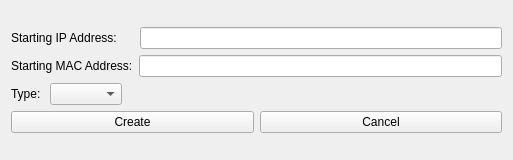
<?xml version="1.0" encoding="UTF-8"?>
<ui version="4.0">
 <class>addSetNodes_window</class>
 <widget class="QWidget" name="addSetNodes_window">
  <property name="enabled">
   <bool>true</bool>
  </property>
  <property name="geometry">
   <rect>
    <x>0</x>
    <y>0</y>
    <width>513</width>
    <height>160</height>
   </rect>
  </property>
  <property name="minimumSize">
   <size>
    <width>513</width>
    <height>160</height>
   </size>
  </property>
  <property name="maximumSize">
   <size>
    <width>513</width>
    <height>160</height>
   </size>
  </property>
  <property name="windowTitle">
   <string>Add Set of Victim Nodes</string>
  </property>
  <layout class="QGridLayout" name="AddSetNodesWindowLayout">
   <item row="0" column="0">
    <layout class="QVBoxLayout" name="mainLayout_addSetNodesWindow">
     <item>
      <layout class="QHBoxLayout" name="startingIPLayout_addSetNodesWindow">
       <item>
        <widget class="QLabel" name="startingIPLabel_addSetNodesWindow">
         <property name="text">
          <string>Starting IP Address:     </string>
         </property>
        </widget>
       </item>
       <item>
        <widget class="QLineEdit" name="startingIPInput_addSetNodesWindow"/>
       </item>
      </layout>
     </item>
     <item>
      <layout class="QHBoxLayout" name="startingMACLayout_addSetNodesWindow">
       <item>
        <widget class="QLabel" name="startingMACLabel_addSetNodesWindow">
         <property name="text">
          <string>Starting MAC Address:</string>
         </property>
        </widget>
       </item>
       <item>
        <widget class="QLineEdit" name="startingMACInput_addSetNodesWindow"/>
       </item>
      </layout>
     </item>
     <item>
      <layout class="QHBoxLayout" name="typeNodesLayout_addSetNodesWindow">
       <item>
        <widget class="QLabel" name="typeNodesLabel_addSetNodesWindow">
         <property name="text">
          <string>Type: </string>
         </property>
        </widget>
       </item>
       <item>
        <widget class="QComboBox" name="typeNodesCombobox_addSetNodesWindow"/>
       </item>
       <item>
        <spacer name="typeNodesSpacer_addSetNodesWindow">
         <property name="orientation">
          <enum>Qt::Horizontal</enum>
         </property>
         <property name="sizeHint" stdset="0">
          <size>
           <width>40</width>
           <height>20</height>
          </size>
         </property>
        </spacer>
       </item>
      </layout>
     </item>
     <item>
      <layout class="QHBoxLayout" name="buttonsLayout_addSetNodesWindow">
       <item>
        <widget class="QPushButton" name="setNodesCreateButton_naddSetNodesWindow">
         <property name="text">
          <string>Create</string>
         </property>
        </widget>
       </item>
       <item>
        <widget class="QPushButton" name="setNodesCancelButton_addSetNodesWindow">
         <property name="text">
          <string>Cancel</string>
         </property>
        </widget>
       </item>
      </layout>
     </item>
    </layout>
   </item>
  </layout>
 </widget>
 <resources/>
 <connections/>
</ui>
